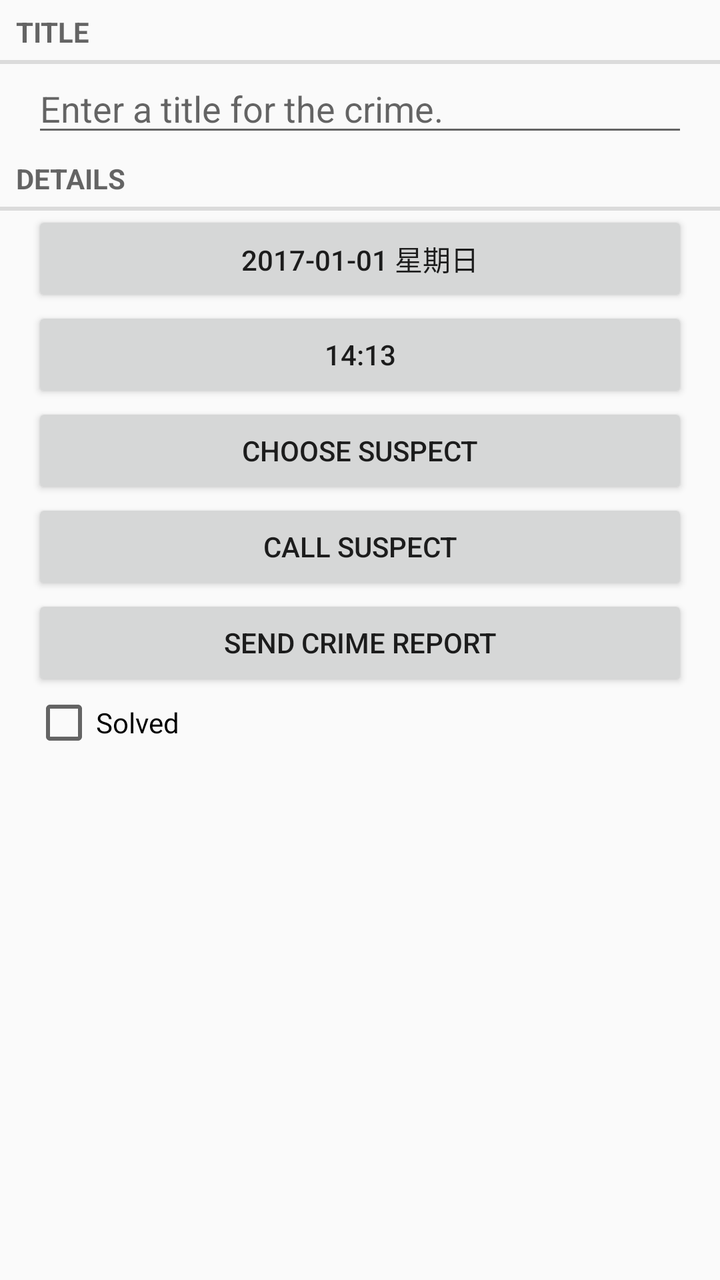
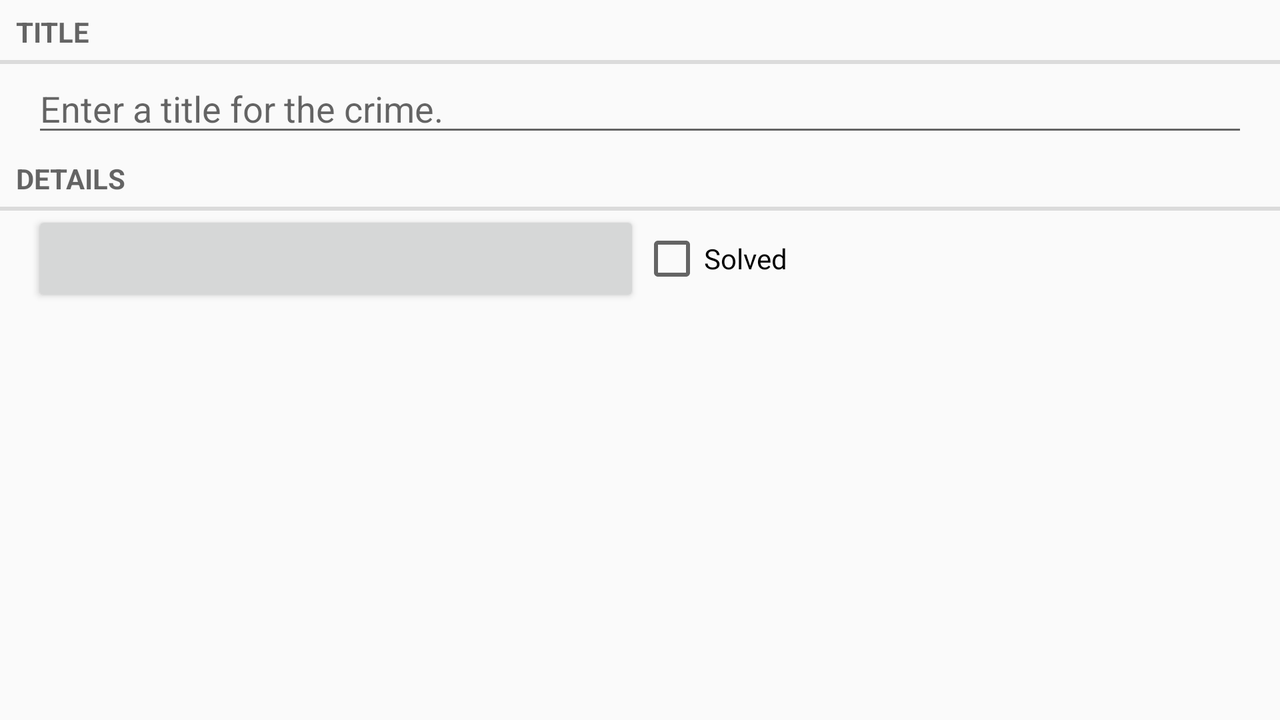

An Android layout and its configuration variant, each rendered on a device that would load it. The default file and the variant file are quoted in full after the pictures.
<!-- AndroidManifest.xml: application theme AppTheme -->
<!-- res/layout/fragment_crime.xml -->
<?xml version="1.0" encoding="utf-8"?>
<LinearLayout xmlns:android="http://schemas.android.com/apk/res/android"
              xmlns:tools="http://schemas.android.com/tools"
              android:layout_width="match_parent"
              android:layout_height="match_parent"
              android:orientation="vertical">

    <TextView
        style="?android:listSeparatorTextViewStyle"
        android:layout_width="match_parent"
        android:layout_height="wrap_content"
        android:text="@string/crime_title_label"/>

    <EditText
        android:id="@+id/et_title"
        android:layout_width="match_parent"
        android:layout_height="wrap_content"
        android:layout_marginLeft="16dp"
        android:layout_marginRight="16dp"
        android:hint="@string/crime_title_hint"/>

    <TextView
        style="?android:listSeparatorTextViewStyle"
        android:layout_width="match_parent"
        android:layout_height="wrap_content"
        android:text="@string/crime_details_label"/>

    <Button
        android:id="@+id/btn_date"
        android:layout_width="match_parent"
        android:layout_height="wrap_content"
        android:layout_marginLeft="16dp"
        android:layout_marginRight="16dp"
        tools:text="2017-01-01 星期日"/>

    <Button
        android:id="@+id/btn_time"
        android:layout_width="match_parent"
        android:layout_height="wrap_content"
        android:layout_marginLeft="16dp"
        android:layout_marginRight="16dp"
        tools:text="14:13"/>

    <Button
        android:id="@+id/btn_suspect"
        android:layout_width="match_parent"
        android:layout_height="wrap_content"
        android:layout_marginLeft="16dp"
        android:layout_marginRight="16dp"
        android:text="@string/crime_suspect_text"/>

    <Button
        android:id="@+id/btn_call_suspect"
        android:layout_width="match_parent"
        android:layout_height="wrap_content"
        android:layout_marginLeft="16dp"
        android:layout_marginRight="16dp"
        android:text="@string/crime_call_suspect"/>

    <Button
        android:id="@+id/btn_report"
        android:layout_width="match_parent"
        android:layout_height="wrap_content"
        android:layout_marginLeft="16dp"
        android:layout_marginRight="16dp"
        android:text="@string/crime_report_text"/>

    <CheckBox
        android:id="@+id/cb_solved"
        android:layout_width="match_parent"
        android:layout_height="wrap_content"
        android:layout_marginLeft="16dp"
        android:layout_marginRight="16dp"
        android:text="@string/crime_solved_label"/>



</LinearLayout>
<!-- resources referenced by this layout -->
<resources>
  <string name="crime_call_suspect">CALL SUSPECT</string>
  <string name="crime_details_label">Details</string>
  <string name="crime_report_text">SEND CRIME REPORT</string>
  <string name="crime_solved_label">Solved</string>
  <string name="crime_suspect_text">CHOOSE SUSPECT</string>
  <string name="crime_title_hint">Enter a title for the crime.</string>
  <string name="crime_title_label">Title</string>
  <!-- from res/values-v21/ -->
  <style name="AppTheme" parent="Theme.AppCompat.Light.DarkActionBar">
          
          <item name="colorPrimary">@color/colorPrimary</item>
          <item name="colorPrimaryDark">@color/colorPrimaryDark</item>
          <item name="colorAccent">@color/colorAccent</item>
      </style>
  <color name="colorPrimary">#3F51B5</color>
  <color name="colorPrimaryDark">#303F9F</color>
  <color name="colorAccent">#FF4081</color>
</resources>
<!-- res/layout-land/fragment_crime.xml (the repository's variant of the layout above) -->
<!-- drawn on the phone turned sideways -->
<?xml version="1.0" encoding="utf-8"?>
<LinearLayout xmlns:android="http://schemas.android.com/apk/res/android"
              android:layout_width="match_parent"
              android:layout_height="match_parent"
              android:orientation="vertical">

    <TextView
        style="?android:listSeparatorTextViewStyle"
        android:layout_width="match_parent"
        android:layout_height="wrap_content"
        android:text="@string/crime_title_label"/>

    <EditText
        android:id="@+id/et_title"
        android:layout_marginRight="16dp"
        android:layout_marginLeft="16dp"
        android:layout_width="match_parent"
        android:layout_height="wrap_content"
        android:hint="@string/crime_title_hint"/>

    <TextView
        style="?android:listSeparatorTextViewStyle"
        android:layout_width="match_parent"
        android:layout_height="wrap_content"
        android:text="@string/crime_details_label"/>

    <LinearLayout
        android:orientation="horizontal"
        android:layout_width="match_parent"
        android:layout_height="wrap_content"
        android:layout_marginRight="16dp"
        android:layout_marginLeft="16dp">

        <Button
            android:id="@+id/btn_date"
            android:layout_width="0dp"
            android:layout_height="wrap_content"
            android:layout_weight="1"/>

        <CheckBox
            android:id="@+id/cb_solved"
            android:layout_width="0dp"
            android:layout_height="wrap_content"
            android:text="@string/crime_solved_label"
            android:layout_weight="1"/>
    </LinearLayout>

</LinearLayout>
<!-- resources referenced by the variant -->
<!-- as the phone turned sideways resolves them -->
<resources>
  <string name="crime_details_label">Details</string>
  <string name="crime_solved_label">Solved</string>
  <string name="crime_title_hint">Enter a title for the crime.</string>
  <string name="crime_title_label">Title</string>
  <!-- from res/values-v21/ -->
  <style name="AppTheme" parent="Theme.AppCompat.Light.DarkActionBar">
          
          <item name="colorPrimary">@color/colorPrimary</item>
          <item name="colorPrimaryDark">@color/colorPrimaryDark</item>
          <item name="colorAccent">@color/colorAccent</item>
      </style>
  <color name="colorPrimary">#3F51B5</color>
  <color name="colorPrimaryDark">#303F9F</color>
  <color name="colorAccent">#FF4081</color>
</resources>
